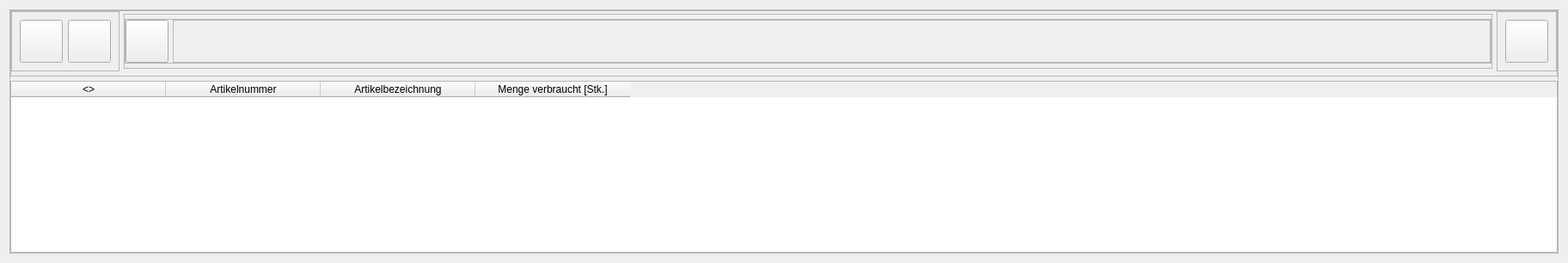
          <widget class="QWidget" name="tab1">
           <property name="enabled">
            <bool>true</bool>
           </property>
           <property name="sizePolicy">
            <sizepolicy hsizetype="MinimumExpanding" vsizetype="MinimumExpanding">
             <horstretch>0</horstretch>
             <verstretch>0</verstretch>
            </sizepolicy>
           </property>
           <property name="minimumSize">
            <size>
             <width>0</width>
             <height>0</height>
            </size>
           </property>
           <attribute name="title">
            <string notr="true">Übertragung von Dokumenten</string>
           </attribute>
           <layout class="QGridLayout" name="gridLayout_3">
            <item row="0" column="0" alignment="Qt::AlignLeft">
             <widget class="QFrame" name="frame021">
              <property name="sizePolicy">
               <sizepolicy hsizetype="MinimumExpanding" vsizetype="MinimumExpanding">
                <horstretch>0</horstretch>
                <verstretch>0</verstretch>
               </sizepolicy>
              </property>
              <property name="frameShape">
               <enum>QFrame::StyledPanel</enum>
              </property>
              <property name="frameShadow">
               <enum>QFrame::Raised</enum>
              </property>
              <layout class="QVBoxLayout" name="verticalLayout_7">
               <property name="spacing">
                <number>5</number>
               </property>
               <property name="leftMargin">
                <number>0</number>
               </property>
               <property name="topMargin">
                <number>0</number>
               </property>
               <property name="rightMargin">
                <number>0</number>
               </property>
               <property name="bottomMargin">
                <number>0</number>
               </property>
               <item alignment="Qt::AlignTop">
                <widget class="QFrame" name="frame_6">
                 <property name="sizePolicy">
                  <sizepolicy hsizetype="MinimumExpanding" vsizetype="MinimumExpanding">
                   <horstretch>0</horstretch>
                   <verstretch>0</verstretch>
                  </sizepolicy>
                 </property>
                 <property name="maximumSize">
                  <size>
                   <width>16777215</width>
                   <height>16777215</height>
                  </size>
                 </property>
                 <property name="frameShape">
                  <enum>QFrame::StyledPanel</enum>
                 </property>
                 <property name="frameShadow">
                  <enum>QFrame::Raised</enum>
                 </property>
                 <layout class="QHBoxLayout" name="horizontalLayout_7">
                  <property name="spacing">
                   <number>5</number>
                  </property>
                  <property name="leftMargin">
                   <number>0</number>
                  </property>
                  <property name="topMargin">
                   <number>0</number>
                  </property>
                  <property name="rightMargin">
                   <number>0</number>
                  </property>
                  <property name="bottomMargin">
                   <number>5</number>
                  </property>
                  <item alignment="Qt::AlignLeft">
                   <widget class="QFrame" name="frame_35">
                    <property name="sizePolicy">
                     <sizepolicy hsizetype="MinimumExpanding" vsizetype="MinimumExpanding">
                      <horstretch>0</horstretch>
                      <verstretch>0</verstretch>
                     </sizepolicy>
                    </property>
                    <property name="frameShape">
                     <enum>QFrame::StyledPanel</enum>
                    </property>
                    <property name="frameShadow">
                     <enum>QFrame::Raised</enum>
                    </property>
                    <layout class="QHBoxLayout" name="horizontalLayout_4">
                     <item alignment="Qt::AlignLeft|Qt::AlignTop">
                      <widget class="QPushButton" name="load_articles_db_btn">
                       <property name="sizePolicy">
                        <sizepolicy hsizetype="MinimumExpanding" vsizetype="MinimumExpanding">
                         <horstretch>0</horstretch>
                         <verstretch>0</verstretch>
                        </sizepolicy>
                       </property>
                       <property name="minimumSize">
                        <size>
                         <width>50</width>
                         <height>50</height>
                        </size>
                       </property>
                       <property name="maximumSize">
                        <size>
                         <width>50</width>
                         <height>50</height>
                        </size>
                       </property>
                       <property name="font">
                        <font>
                         <family>Sitka Heading</family>
                         <pointsize>12</pointsize>
                         <italic>false</italic>
                         <bold>false</bold>
                         <underline>false</underline>
                        </font>
                       </property>
                       <property name="focusPolicy">
                        <enum>Qt::StrongFocus</enum>
                       </property>
                       <property name="toolTip">
                        <string>Lade aus DB</string>
                       </property>
                       <property name="styleSheet">
                        <string notr="true"/>
                       </property>
                       <property name="text">
                        <string/>
                       </property>
                       <property name="iconSize">
                        <size>
                         <width>32</width>
                         <height>32</height>
                        </size>
                       </property>
                       <property name="checkable">
                        <bool>false</bool>
                       </property>
                       <property name="checked">
                        <bool>false</bool>
                       </property>
                       <property name="autoDefault">
                        <bool>false</bool>
                       </property>
                       <property name="default">
                        <bool>false</bool>
                       </property>
                      </widget>
                     </item>
                     <item alignment="Qt::AlignLeft|Qt::AlignTop">
                      <widget class="QPushButton" name="load_articles_file_btn">
                       <property name="sizePolicy">
                        <sizepolicy hsizetype="MinimumExpanding" vsizetype="MinimumExpanding">
                         <horstretch>0</horstretch>
                         <verstretch>0</verstretch>
                        </sizepolicy>
                       </property>
                       <property name="minimumSize">
                        <size>
                         <width>50</width>
                         <height>50</height>
                        </size>
                       </property>
                       <property name="maximumSize">
                        <size>
                         <width>50</width>
                         <height>50</height>
                        </size>
                       </property>
                       <property name="font">
                        <font>
                         <family>Sitka Heading</family>
                         <pointsize>12</pointsize>
                         <italic>false</italic>
                         <bold>false</bold>
                         <underline>false</underline>
                        </font>
                       </property>
                       <property name="toolTip">
                        <string>Lade aus Datei</string>
                       </property>
                       <property name="text">
                        <string/>
                       </property>
                       <property name="iconSize">
                        <size>
                         <width>32</width>
                         <height>32</height>
                        </size>
                       </property>
                       <property name="checkable">
                        <bool>false</bool>
                       </property>
                       <property name="checked">
                        <bool>false</bool>
                       </property>
                       <property name="autoDefault">
                        <bool>false</bool>
                       </property>
                       <property name="default">
                        <bool>false</bool>
                       </property>
                       <property name="flat">
                        <bool>false</bool>
                       </property>
                      </widget>
                     </item>
                    </layout>
                   </widget>
                  </item>
                  <item alignment="Qt::AlignVCenter">
                   <widget class="QFrame" name="frame">
                    <property name="sizePolicy">
                     <sizepolicy hsizetype="MinimumExpanding" vsizetype="MinimumExpanding">
                      <horstretch>0</horstretch>
                      <verstretch>0</verstretch>
                     </sizepolicy>
                    </property>
                    <property name="minimumSize">
                     <size>
                      <width>0</width>
                      <height>0</height>
                     </size>
                    </property>
                    <property name="maximumSize">
                     <size>
                      <width>16777215</width>
                      <height>150</height>
                     </size>
                    </property>
                    <property name="frameShape">
                     <enum>QFrame::StyledPanel</enum>
                    </property>
                    <property name="frameShadow">
                     <enum>QFrame::Raised</enum>
                    </property>
                    <layout class="QVBoxLayout" name="verticalLayout_6">
                     <property name="spacing">
                      <number>5</number>
                     </property>
                     <property name="leftMargin">
                      <number>0</number>
                     </property>
                     <property name="topMargin">
                      <number>5</number>
                     </property>
                     <property name="rightMargin">
                      <number>0</number>
                     </property>
                     <property name="bottomMargin">
                      <number>5</number>
                     </property>
                     <item alignment="Qt::AlignTop">
                      <widget class="QFrame" name="frame_3">
                       <property name="sizePolicy">
                        <sizepolicy hsizetype="MinimumExpanding" vsizetype="MinimumExpanding">
                         <horstretch>0</horstretch>
                         <verstretch>0</verstretch>
                        </sizepolicy>
                       </property>
                       <property name="frameShape">
                        <enum>QFrame::StyledPanel</enum>
                       </property>
                       <property name="frameShadow">
                        <enum>QFrame::Raised</enum>
                       </property>
                       <layout class="QHBoxLayout" name="horizontalLayout_9">
                        <property name="spacing">
                         <number>5</number>
                        </property>
                        <property name="leftMargin">
                         <number>0</number>
                        </property>
                        <property name="topMargin">
                         <number>0</number>
                        </property>
                        <property name="rightMargin">
                         <number>0</number>
                        </property>
                        <property name="bottomMargin">
                         <number>0</number>
                        </property>
                        <item>
                         <widget class="QPushButton" name="target_path_btn">
                          <property name="sizePolicy">
                           <sizepolicy hsizetype="MinimumExpanding" vsizetype="MinimumExpanding">
                            <horstretch>0</horstretch>
                            <verstretch>0</verstretch>
                           </sizepolicy>
                          </property>
                          <property name="minimumSize">
                           <size>
                            <width>50</width>
                            <height>50</height>
                           </size>
                          </property>
                          <property name="maximumSize">
                           <size>
                            <width>50</width>
                            <height>50</height>
                           </size>
                          </property>
                          <property name="text">
                           <string/>
                          </property>
                          <property name="autoDefault">
                           <bool>false</bool>
                          </property>
                          <property name="default">
                           <bool>false</bool>
                          </property>
                          <property name="flat">
                           <bool>false</bool>
                          </property>
                         </widget>
                        </item>
                        <item>
                         <widget class="QPlainTextEdit" name="target_path_text">
                          <property name="enabled">
                           <bool>false</bool>
                          </property>
                          <property name="sizePolicy">
                           <sizepolicy hsizetype="MinimumExpanding" vsizetype="MinimumExpanding">
                            <horstretch>0</horstretch>
                            <verstretch>0</verstretch>
                           </sizepolicy>
                          </property>
                          <property name="minimumSize">
                           <size>
                            <width>1500</width>
                            <height>50</height>
                           </size>
                          </property>
                          <property name="maximumSize">
                           <size>
                            <width>16777215</width>
                            <height>50</height>
                           </size>
                          </property>
                         </widget>
                        </item>
                       </layout>
                      </widget>
                     </item>
                    </layout>
                   </widget>
                  </item>
                  <item alignment="Qt::AlignLeft">
                   <widget class="QFrame" name="frame_45">
                    <property name="frameShape">
                     <enum>QFrame::StyledPanel</enum>
                    </property>
                    <property name="frameShadow">
                     <enum>QFrame::Raised</enum>
                    </property>
                    <layout class="QHBoxLayout" name="horizontalLayout_25">
                     <item>
                      <widget class="QPushButton" name="paste_docs_btn">
                       <property name="sizePolicy">
                        <sizepolicy hsizetype="MinimumExpanding" vsizetype="MinimumExpanding">
                         <horstretch>0</horstretch>
                         <verstretch>0</verstretch>
                        </sizepolicy>
                       </property>
                       <property name="minimumSize">
                        <size>
                         <width>50</width>
                         <height>50</height>
                        </size>
                       </property>
                       <property name="maximumSize">
                        <size>
                         <width>50</width>
                         <height>50</height>
                        </size>
                       </property>
                       <property name="font">
                        <font>
                         <family>Sitka Heading</family>
                         <pointsize>12</pointsize>
                         <italic>false</italic>
                         <bold>false</bold>
                         <underline>true</underline>
                        </font>
                       </property>
                       <property name="toolTip">
                        <string>Übertrage Dokumente</string>
                       </property>
                       <property name="text">
                        <string/>
                       </property>
                       <property name="autoDefault">
                        <bool>false</bool>
                       </property>
                       <property name="default">
                        <bool>false</bool>
                       </property>
                       <property name="flat">
                        <bool>false</bool>
                       </property>
                      </widget>
                     </item>
                    </layout>
                   </widget>
                  </item>
                 </layout>
                </widget>
               </item>
               <item>
                <layout class="QVBoxLayout" name="verticalLayout">
                 <property name="spacing">
                  <number>0</number>
                 </property>
                 <property name="sizeConstraint">
                  <enum>QLayout::SetDefaultConstraint</enum>
                 </property>
                 <item>
                  <widget class="QTableWidget" name="articles_list">
                   <property name="enabled">
                    <bool>true</bool>
                   </property>
                   <property name="sizePolicy">
                    <sizepolicy hsizetype="MinimumExpanding" vsizetype="MinimumExpanding">
                     <horstretch>0</horstretch>
                     <verstretch>0</verstretch>
                    </sizepolicy>
                   </property>
                   <property name="minimumSize">
                    <size>
                     <width>1800</width>
                     <height>200</height>
                    </size>
                   </property>
                   <property name="maximumSize">
                    <size>
                     <width>16777215</width>
                     <height>16777215</height>
                    </size>
                   </property>
                   <property name="autoFillBackground">
                    <bool>true</bool>
                   </property>
                   <property name="sizeAdjustPolicy">
                    <enum>QAbstractScrollArea::AdjustToContents</enum>
                   </property>
                   <property name="dragDropOverwriteMode">
                    <bool>false</bool>
                   </property>
                   <property name="dragDropMode">
                    <enum>QAbstractItemView::NoDragDrop</enum>
                   </property>
                   <property name="alternatingRowColors">
                    <bool>true</bool>
                   </property>
                   <property name="selectionBehavior">
                    <enum>QAbstractItemView::SelectRows</enum>
                   </property>
                   <property name="gridStyle">
                    <enum>Qt::SolidLine</enum>
                   </property>
                   <property name="sortingEnabled">
                    <bool>true</bool>
                   </property>
                   <property name="wordWrap">
                    <bool>false</bool>
                   </property>
                   <property name="cornerButtonEnabled">
                    <bool>true</bool>
                   </property>
                   <attribute name="horizontalHeaderVisible">
                    <bool>true</bool>
                   </attribute>
                   <attribute name="horizontalHeaderCascadingSectionResizes">
                    <bool>true</bool>
                   </attribute>
                   <attribute name="horizontalHeaderMinimumSectionSize">
                    <number>60</number>
                   </attribute>
                   <attribute name="horizontalHeaderDefaultSectionSize">
                    <number>180</number>
                   </attribute>
                   <attribute name="horizontalHeaderHighlightSections">
                    <bool>true</bool>
                   </attribute>
                   <attribute name="horizontalHeaderShowSortIndicator" stdset="0">
                    <bool>true</bool>
                   </attribute>
                   <attribute name="horizontalHeaderStretchLastSection">
                    <bool>false</bool>
                   </attribute>
                   <attribute name="verticalHeaderVisible">
                    <bool>false</bool>
                   </attribute>
                   <attribute name="verticalHeaderCascadingSectionResizes">
                    <bool>false</bool>
                   </attribute>
                   <attribute name="verticalHeaderMinimumSectionSize">
                    <number>5</number>
                   </attribute>
                   <attribute name="verticalHeaderHighlightSections">
                    <bool>true</bool>
                   </attribute>
                   <attribute name="verticalHeaderShowSortIndicator" stdset="0">
                    <bool>true</bool>
                   </attribute>
                   <attribute name="verticalHeaderStretchLastSection">
                    <bool>false</bool>
                   </attribute>
                   <column>
                    <property name="text">
                     <string>&lt;&gt;</string>
                    </property>
                   </column>
                   <column>
                    <property name="text">
                     <string>Artikelnummer</string>
                    </property>
                   </column>
                   <column>
                    <property name="text">
                     <string>Artikelbezeichnung</string>
                    </property>
                   </column>
                   <column>
                    <property name="text">
                     <string>Menge verbraucht [Stk.]</string>
                    </property>
                   </column>
                  </widget>
                 </item>
                </layout>
               </item>
              </layout>
             </widget>
            </item>
           </layout>
          </widget>
